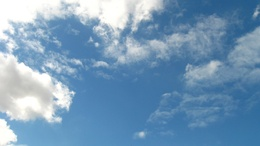
%> input picture assn1/sky/source.jpg, 260 x 146 px, shrunk from 3264 x 1832 before the run
$ octave swatch.m   (GNU Octave 9; MATLAB toolbox functions it lacks are replaced by stand-ins)
%> lines starting %> are read from the running program, lines starting %| are printed output that depends on the picture
img_source = imread ('source.jpg');
%> img_source is the input picture: size 146x260x3 uint8; mean R, G, B 119, 154.6, 184.6
size_source = size(img_source) ;
%> size_source = [146 260 3]

img_target = imread('target.jpg');
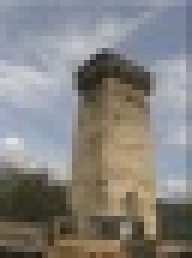
%> input picture assn1/sky/target.JPG, 32 x 43 px, shrunk from 401 x 537 before the run (shown 6 times larger)
%> img_target is the input picture: size 43x32x3 uint8; mean R, G, B 133.3, 130.7, 127.8
size_target = size(img_target) ;
%> size_target = [43 32 3]


%% convert to lab and gray

    colorTransform = makecform('srgb2lab');
    img_source_lab = double(applycform(img_source, colorTransform));
%> img_source_lab: size 146x260x3 double; mean of channels 1, 2, 3 157.6, 122.2, 108
    img_target_lab = double(applycform(img_target, colorTransform));
%> img_target_lab: size 43x32x3 double; mean of channels 1, 2, 3 138.6, 129, 130.5

%     img_source_lab = rgb2lab(img_source);
%     img_target_lab = rgb2lab(img_target);

    target_gray = im2double(rgb2gray(img_target));

%% map luminance
    % assumes that the img_source_lab is in LAB format ranging from 0-100
    % assumes that target_gray is a grayscale image ranging from 0-1

    img_source_l = img_source_lab(:,:,1)/100 ;
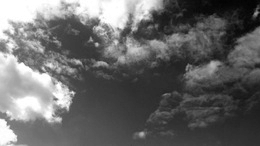
%> img_source_l: size 146x260 double; min 0.91, max 2.55, mean 1.58; drawn with min black and max white

    source_mean = mean(img_source_l(:));
%> source_mean = 1.58
    target_mean = mean(target_gray(:));
%> target_mean = 0.514

    source_sigma = std(img_source_l(:));
%> source_sigma = 0.432
    target_sigma = std(target_gray(:));
%> target_sigma = 0.167

    source_remaped_l = (target_sigma / source_sigma) * (img_source_l - source_mean) + target_mean ;
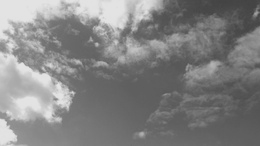
%> source_remaped_l: size 146x260 double; min 0.256, max 0.891, mean 0.514

%% standard deviation neighborhood

    % for source luminance
    source_sd = zeros([size_source(1),size_source(2)]);
    source_padded = padarray(source_remaped_l , [2,2],source_mean);
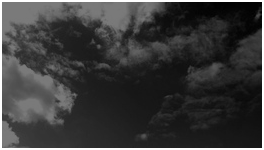
%> source_padded: size 150x264 double; min 0.256, max 1.58, mean 0.558; drawn with min black and max white

    for i = 3 : size_source(1)+2
        for j = 3 : size_source(2)+2
            region = source_padded(i-2:i+2,j-2:j+2) ;
            source_sd(i-2,j-2,1) = std (region(:));
        end
    end
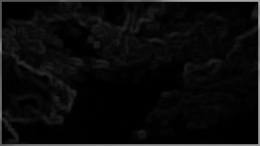
%> source_sd: size 146x260 double; min 2.27e-16, max 0.659, mean 0.0446

    % for target luminance
    target_sd = zeros([size_target(1),size_target(2)]);
    target_padded = padarray(target_gray , [2,2], target_mean);

    for i = 3 : size_target(1)+2
        for j = 3 : size_target(2)+2
            region = target_padded(i-2:i+2,j-2:j+2);
            target_sd(i-2,j-2,1) = std(region(:));
        end
    end
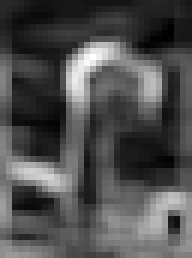
%> target_sd: size 43x32 double (shown 6 times larger); min 0.00554, max 0.241, mean 0.0778; drawn with min black and max white

 imshowpair(source_sd,target_sd,'montage');
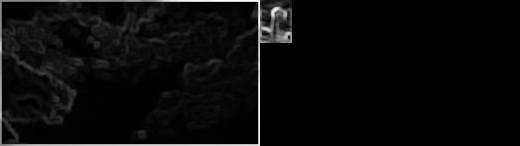
%> displayed picture: size 146x520, on the screen's scale of 0 to 255; min 0, max 255, mean 10
%% convert to a column matrix for minimisation

    source_column = [source_remaped_l(:),source_sd(:)];
    target_column = [target_gray(:), target_sd(:)];
%> target_column = 1376 rows, first 12: [0.631 0.0437; 0.608 0.0427; 0.58 0.042; 0.576 0.0352; 0.608 0.0357; 0.608 0.0405; 0.62 0.0473; 0.612 0.0504; 0.624 0.0645; 0.616 0.089; 0.729 0.103; 0.765 0.119]


    output = zeros(size_target);
    output(:,:,1) = img_target_lab(:,:,1);
%> output: size 43x32x3 double; mean of channels 1, 2, 3 138.6, 0, 0
    for j = 1 : size_source(2)
        for i = 1:size_source(1)

            R = img_source(i,j,1);
            G = img_source(i,j,2);
            B = img_source(i,j,3);

            idx = i + (j-1)*size_source(1);

            size_source_col = size(source_column);
            enlarged_target = repmat(target_column(idx,:), size_source_col(1), 1);
            square_diff = (enlarged_target - source_column).^2;
            weighted_sum = 0.5 * square_diff(:, 1) + 0.5 * square_diff(:, 2);
            [~, best_match] = min(weighted_sum);

            new_j = ceil(best_match/size_source(1));
            new_i = best_match - (new_j-1)*size_source(1);

% [4 lines of commented-out code are left out]


            if (abs(R - G)<5  &&  abs(G - B)<5  && B > R && B>G  && B>50 && B<230  )
                output(i,j,2:3) = img_source_lab(new_i,new_j,2:3);
            else
%> (the run ends here)
